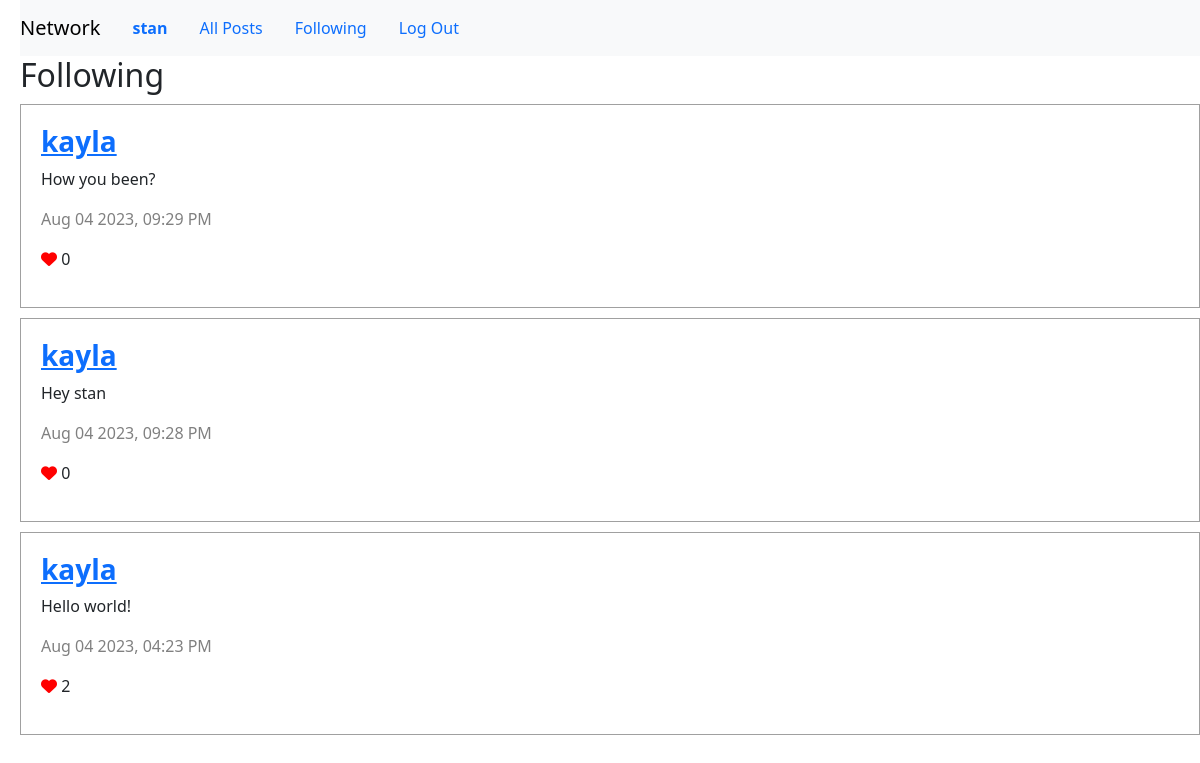
/following (signed in), run on the app's committed database.
### network/models.py (models this page shows)
class User(AbstractUser):
    pass

class Post(models.Model):
    user= models.ForeignKey(User, on_delete=models.CASCADE, related_name="emails")
    text=models.TextField(blank=True)
    timestamp = models.DateTimeField(auto_now_add=True)
    def serialize(self):
        try:
            likes_count=Like.objects.filter(post=self).all().count()
        except Like.DoesNotExist:
            likes_count=0
        return{
            "id":self.id,
            "user":self.user.username,
            "text":self.text,
            "likes":likes_count,
            "timestamp":self.timestamp.strftime("%b %d %Y, %I:%M %p"),
        }

### network/views.py (the view)
# urls.py: path("following",views.following,name="following")
@login_required
def following(request):
    user=request.user
    account=Account.objects.get(user=user)
    posts=[]
    for accountuser in account.following.all():
        user_posts = Post.objects.filter(user=accountuser)
        posts.extend(user_posts)
    sorted_posts = sorted(posts, key=lambda post: post.timestamp, reverse=True)
    serialized_posts=[post.serialize() for post in sorted_posts]
    return render(request,'network/following.html',{
        "posts":serialized_posts
    })

### network/templates/network/following.html (shortened to what this page needs)
{%extends 'network/layout.html'%}
{%block body%}
<h2>Following</h2>
<div id="posts">
    {%for post in posts %}
    <div class="post">
        <h3><a href="{%url 'profile' post.user%}"><strong>{{post.user}}</strong></a></h3>
        <p>{{post.text}}</p>
        <p class="time">{{post.timestamp}}</p>
        <p><i class="fas fa-heart"></i> {{post.likes}}</p>
    </div>
    {%endfor%}
{%endblock%}

### network/templates/network/layout.html (shortened to what this page needs)
{% load static %}
<!DOCTYPE html>
<html lang="en">
    <head>
        <link rel="stylesheet" href="https://cdn.jsdelivr.net/npm/bootstrap@5.3.1/dist/css/bootstrap.min.css">
        <link href="{% static 'network/styles.css' %}" rel="stylesheet">
    </head>
    <body>
        <nav class="navbar navbar-expand-lg navbar-light bg-light">
            <a class="navbar-brand" href="#">Network</a>
            <div>
              <ul class="nav">
                {% if user.is_authenticated %}
                    <li class="nav-item">
                        <a class="nav-link" href="#"><strong>{{ user.username }}</strong></a>
                    </li>
                {% endif %}
                <li class="nav-item">
                  <a class="nav-link" href="{% url 'index' %}">All Posts</a>
                </li>
                {% if user.is_authenticated %}
                    <li class="nav-item">
                        <a class="nav-link" href="{%url 'following'%}">Following</a>
                    </li>
                    <li class="nav-item">
                        <a class="nav-link" href="{% url 'logout' %}">Log Out</a>
                    </li>
                {% endif %}
              </ul>
            </div>
          </nav>
        <div class="body">
            {% block body %}
            {% endblock %}
        </div>
    </body>
</html>

### network/static/network/styles.css (style rules this page uses)
body { margin-left: 20px; }
.post { border: 1px solid rgb(160, 160, 160); margin-top: 10px; padding: 20px; }
.time { color:gray; }
.fas { color: red; }

### data on the page
User: username "stan"
User: user "kayla" "kayla" "kayla"
Post: text "How you been?"
Post: text "Hey stan"
Post: text "Hello world!"

### other printed values
{{ post.timestamp }} "Aug 04 2023, 09:29 PM" "Aug 04 2023, 09:28 PM" "Aug 04 2023, 04:23 PM"
{{ post.likes }} "0" "0" "2"
